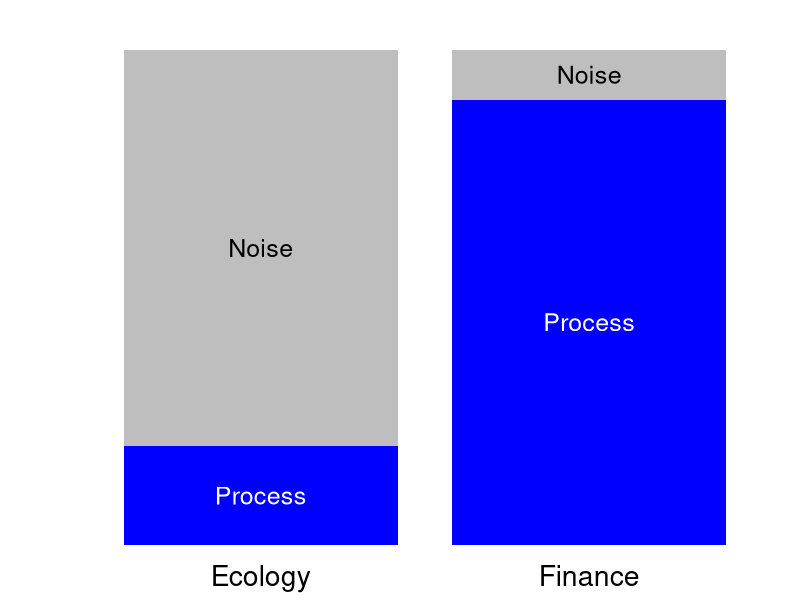
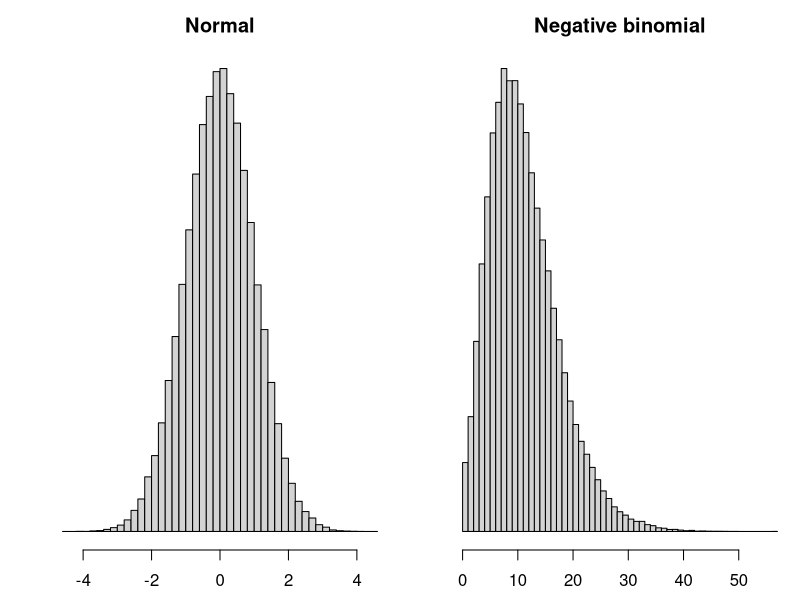
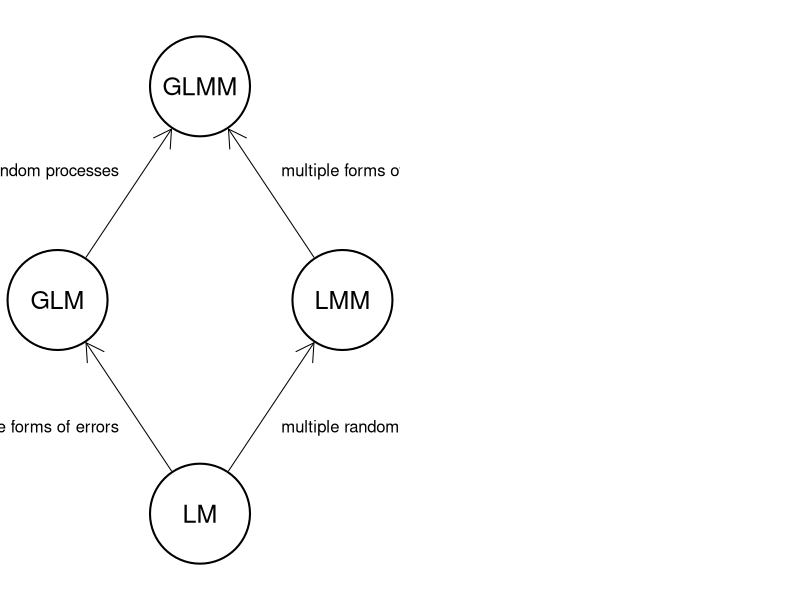
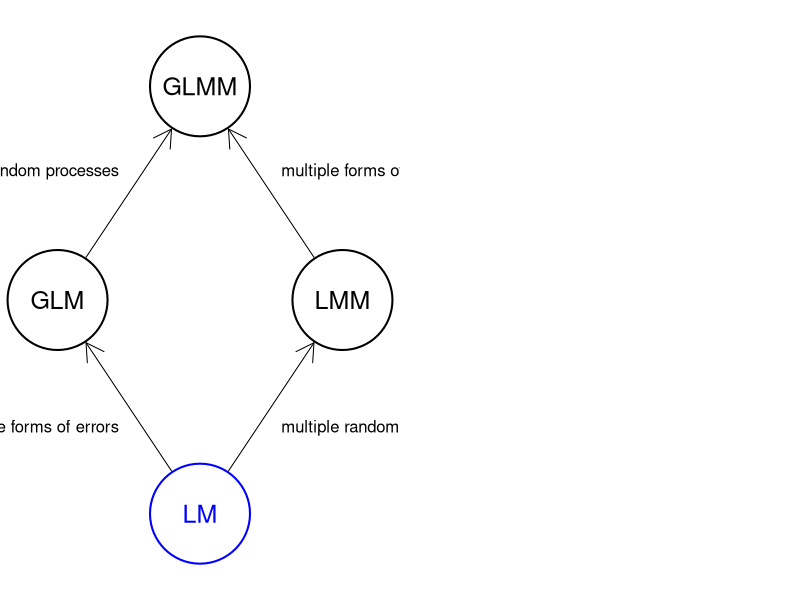
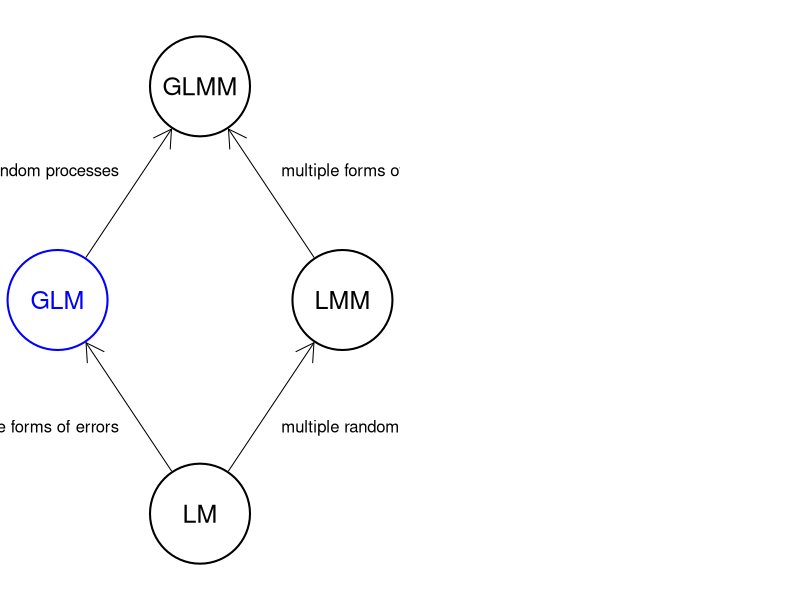
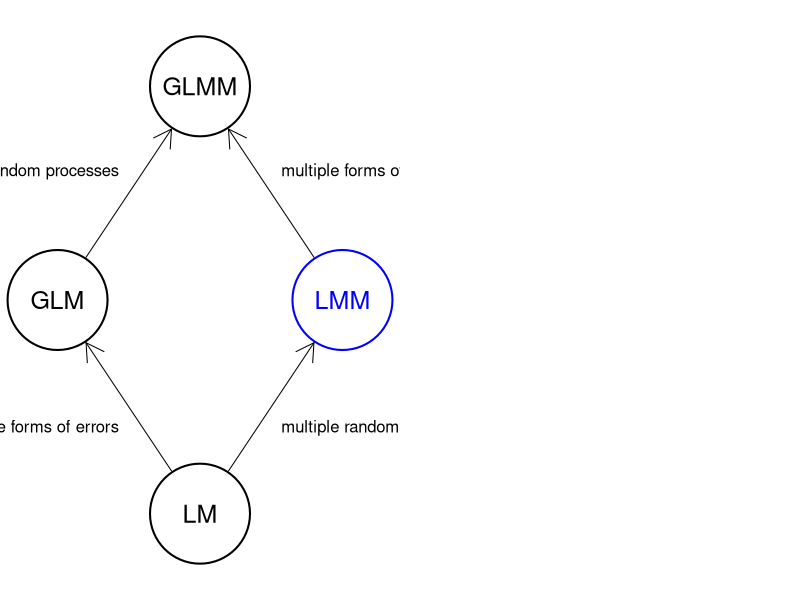
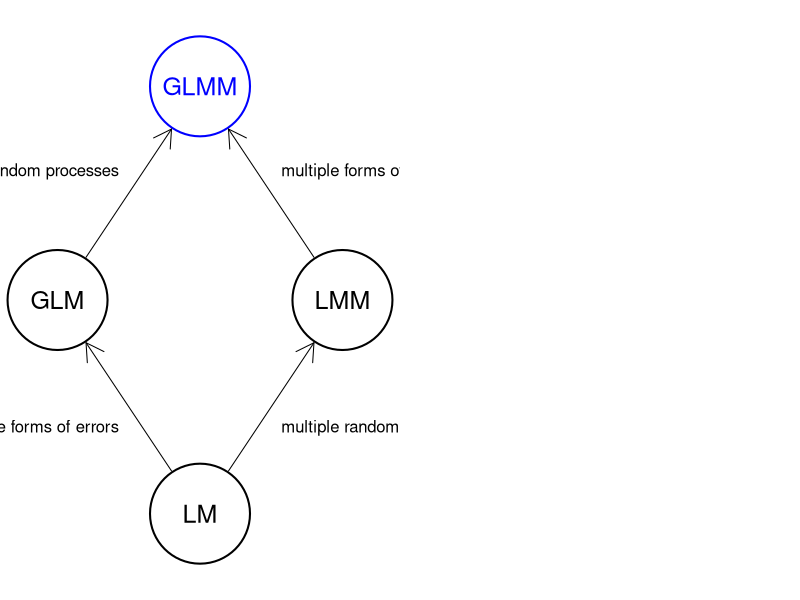
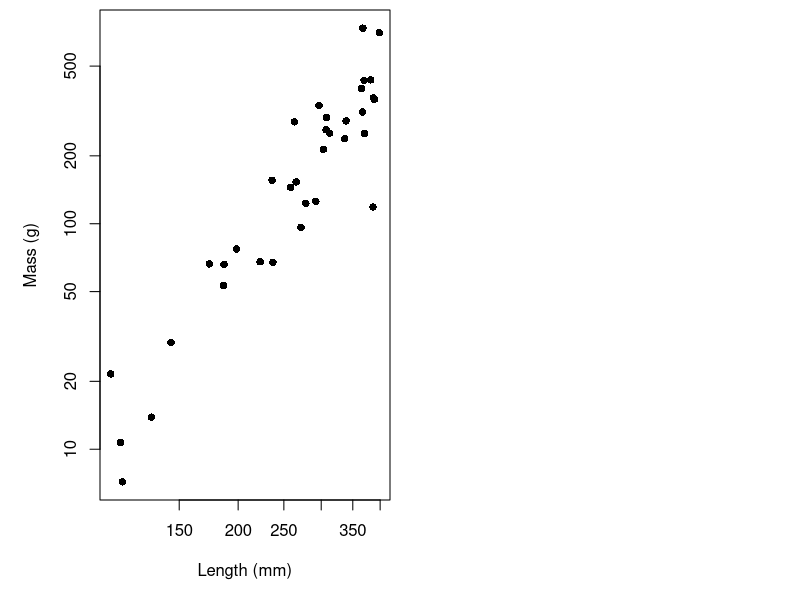

These charts were generated, in order, by the following R code:
## ---- chunk 1
knitr::opts_chunk$set(echo = FALSE)
## ---- chunk 2
dat <- matrix(c(20, 80, 90, 10), 2, 2)
par(mai = c(0.5, 1, 0.5, 0.5))
bp <- barplot(dat, las = 1, col = c("blue", "gray"), border = NA, axes = FALSE,
        ylab = "", names.arg = c("Ecology", "Finance"), cex.names = 1.7)
text(0.7, 10, adj = c(0.5, 0.5), "Process", col = "white", cex = 1.5)
text(0.7, 60, adj = c(0.5, 0.5), "Noise", col = "black", cex = 1.5)
text(1.9, 45, adj = c(0.5, 0.5), "Process", col = "white", cex = 1.5)
text(1.9, 95, adj = c(0.5, 0.5), "Noise", col = "black", cex = 1.5)
## ---- chunk 3
par(mfrow = c(1, 2), mai = c(0.5, 0.5, 0.5, 0.1), omi = rep(0, 4), bg = NA)

hist(rnorm(1e5), breaks = 50,
     yaxt = "n", xlab = expression(epsilon), main = "Normal")

hist(rnbinom(1e5, 5, 0.3), breaks = 50,
     yaxt = "n", xlab = expression(epsilon), main = "Negative binomial")
## ---- chunk 4
par(mai = rep(0, 4), omi = rep(0, 4), bg = NA)

## order: GLM, LM, GLMM, LMM
xx <- c(1, 2, 2, 3) * 10
yy <- c(2, 1, 3, 2) * 10

plot(c(7, 33), c(7, 33), type = "n", xlim = c(7, 33), ylim = c(7, 33),
     xaxt = "n", yaxt = "n", xlab = "", ylab = "",
     bty = "n")
symbols(xx, yy, circle = rep(2, 4), inches = 0.5, add = TRUE,
        lwd = 2, bg = "white")
text(xx, yy, c("GLM", "LM", "GLMM", "LMM"), cex = 1.5)
## from LM to GLM
arrows(xx[2]-2, yy[2]+2, xx[1]+2, yy[1]-2, length = 0.2)
text(15, 14, "multiple forms of errors", pos = 2)
## from LM to LMM
arrows(xx[2]+2, yy[2]+2, xx[4]-2, yy[4]-2, length = 0.2)
text(25, 14, "multiple random processes", pos = 4)
## from GLM to GLMM
arrows(xx[1]+2, yy[1]+2, xx[3]-2, yy[3]-2, length = 0.2)
text(15, 26, "multiple random processes", pos = 2)
## from LMM to GLMM
arrows(xx[4]-2, yy[4]+2, xx[3]+2, yy[3]-2, length = 0.2)
text(25, 26, "multiple forms of errors", pos = 4)
## ---- chunk 5
par(mai = rep(0, 4), omi = rep(0, 4), bg = NA)

## order: GLM, LM, GLMM, LMM
xx <- c(1, 2, 2, 3) * 10
yy <- c(2, 1, 3, 2) * 10

plot(c(7, 33), c(7, 33), type = "n", xlim = c(7, 33), ylim = c(7, 33),
     xaxt = "n", yaxt = "n", xlab = "", ylab = "",
     bty = "n")
symbols(xx, yy, circle = rep(2, 4), inches = 0.5, add = TRUE,
        lwd = 2, fg = c("black", "blue", "black", "black"), bg = "white")
text(xx, yy, c("GLM", "LM", "GLMM", "LMM"), cex = 1.5,
     col = c("black", "blue", "black", "black"))
## from LM to GLM
arrows(xx[2]-2, yy[2]+2, xx[1]+2, yy[1]-2, length = 0.2)
text(15, 14, "multiple forms of errors", pos = 2)
## from LM to LMM
arrows(xx[2]+2, yy[2]+2, xx[4]-2, yy[4]-2, length = 0.2)
text(25, 14, "multiple random processes", pos = 4)
## from GLM to GLMM
arrows(xx[1]+2, yy[1]+2, xx[3]-2, yy[3]-2, length = 0.2)
text(15, 26, "multiple random processes", pos = 2)
## from LMM to GLMM
arrows(xx[4]-2, yy[4]+2, xx[3]+2, yy[3]-2, length = 0.2)
text(25, 26, "multiple forms of errors", pos = 4)
## ---- chunk 6
par(mai = rep(0, 4), omi = rep(0, 4), bg = NA)

## order: GLM, LM, GLMM, LMM
xx <- c(1, 2, 2, 3) * 10
yy <- c(2, 1, 3, 2) * 10

plot(c(7, 33), c(7, 33), type = "n", xlim = c(7, 33), ylim = c(7, 33),
     xaxt = "n", yaxt = "n", xlab = "", ylab = "",
     bty = "n")
symbols(xx, yy, circle = rep(2, 4), inches = 0.5, add = TRUE,
        lwd = 2, fg = c("blue", "black", "black", "black"), bg = "white")
text(xx, yy, c("GLM", "LM", "GLMM", "LMM"), cex = 1.5,
     col = c("blue", "black", "black", "black"))
## from LM to GLM
arrows(xx[2]-2, yy[2]+2, xx[1]+2, yy[1]-2, length = 0.2)
text(15, 14, "multiple forms of errors", pos = 2)
## from LM to LMM
arrows(xx[2]+2, yy[2]+2, xx[4]-2, yy[4]-2, length = 0.2)
text(25, 14, "multiple random processes", pos = 4)
## from GLM to GLMM
arrows(xx[1]+2, yy[1]+2, xx[3]-2, yy[3]-2, length = 0.2)
text(15, 26, "multiple random processes", pos = 2)
## from LMM to GLMM
arrows(xx[4]-2, yy[4]+2, xx[3]+2, yy[3]-2, length = 0.2)
text(25, 26, "multiple forms of errors", pos = 4)
## ---- chunk 7
par(mai = rep(0, 4), omi = rep(0, 4), bg = NA)

## order: GLM, LM, GLMM, LMM
xx <- c(1, 2, 2, 3) * 10
yy <- c(2, 1, 3, 2) * 10

plot(c(7, 33), c(7, 33), type = "n", xlim = c(7, 33), ylim = c(7, 33),
     xaxt = "n", yaxt = "n", xlab = "", ylab = "",
     bty = "n")
symbols(xx, yy, circle = rep(2, 4), inches = 0.5, add = TRUE,
        lwd = 2, fg = c("black", "black", "black", "blue"), bg = "white")
text(xx, yy, c("GLM", "LM", "GLMM", "LMM"), cex = 1.5,
     col = c("black", "black", "black", "blue"))
## from LM to GLM
arrows(xx[2]-2, yy[2]+2, xx[1]+2, yy[1]-2, length = 0.2)
text(15, 14, "multiple forms of errors", pos = 2)
## from LM to LMM
arrows(xx[2]+2, yy[2]+2, xx[4]-2, yy[4]-2, length = 0.2)
text(25, 14, "multiple random processes", pos = 4)
## from GLM to GLMM
arrows(xx[1]+2, yy[1]+2, xx[3]-2, yy[3]-2, length = 0.2)
text(15, 26, "multiple random processes", pos = 2)
## from LMM to GLMM
arrows(xx[4]-2, yy[4]+2, xx[3]+2, yy[3]-2, length = 0.2)
text(25, 26, "multiple forms of errors", pos = 4)
## ---- chunk 8
par(mai = rep(0, 4), omi = rep(0, 4), bg = NA)

## order: GLM, LM, GLMM, LMM
xx <- c(1, 2, 2, 3) * 10
yy <- c(2, 1, 3, 2) * 10

plot(c(7, 33), c(7, 33), type = "n", xlim = c(7, 33), ylim = c(7, 33),
     xaxt = "n", yaxt = "n", xlab = "", ylab = "",
     bty = "n")
symbols(xx, yy, circle = rep(2, 4), inches = 0.5, add = TRUE,
        lwd = 2, fg = c("black", "black", "blue", "black"), bg = "white")
text(xx, yy, c("GLM", "LM", "GLMM", "LMM"), cex = 1.5,
     col = c("black", "black", "blue", "black"))
## from LM to GLM
arrows(xx[2]-2, yy[2]+2, xx[1]+2, yy[1]-2, length = 0.2)
text(15, 14, "multiple forms of errors", pos = 2)
## from LM to LMM
arrows(xx[2]+2, yy[2]+2, xx[4]-2, yy[4]-2, length = 0.2)
text(25, 14, "multiple random processes", pos = 4)
## from GLM to GLMM
arrows(xx[1]+2, yy[1]+2, xx[3]-2, yy[3]-2, length = 0.2)
text(15, 26, "multiple random processes", pos = 2)
## from LMM to GLMM
arrows(xx[4]-2, yy[4]+2, xx[3]+2, yy[3]-2, length = 0.2)
text(25, 26, "multiple forms of errors", pos = 4)
## ---- chunk 9
## simulated data
set.seed(123)
nn <- 35
L10_length <- log(runif(nn, 100, 400), 10)
L10_mass <- -5.3 + 3.1 * L10_length + rnorm(nn, 0, 0.2)

par(mai = c(1, 1, 0.1, 0.1), omi = rep(0, 4), bg = NA)
plot(10^(L10_length), 10^(L10_mass), ylab = "Mass (g)", xlab = "Length (mm)", pch = 16, log = "xy")
## ---- chunk 10
summary(lm(L10_mass ~ 1))
## ---- chunk 11
summary(lm(L10_mass ~ L10_length))
